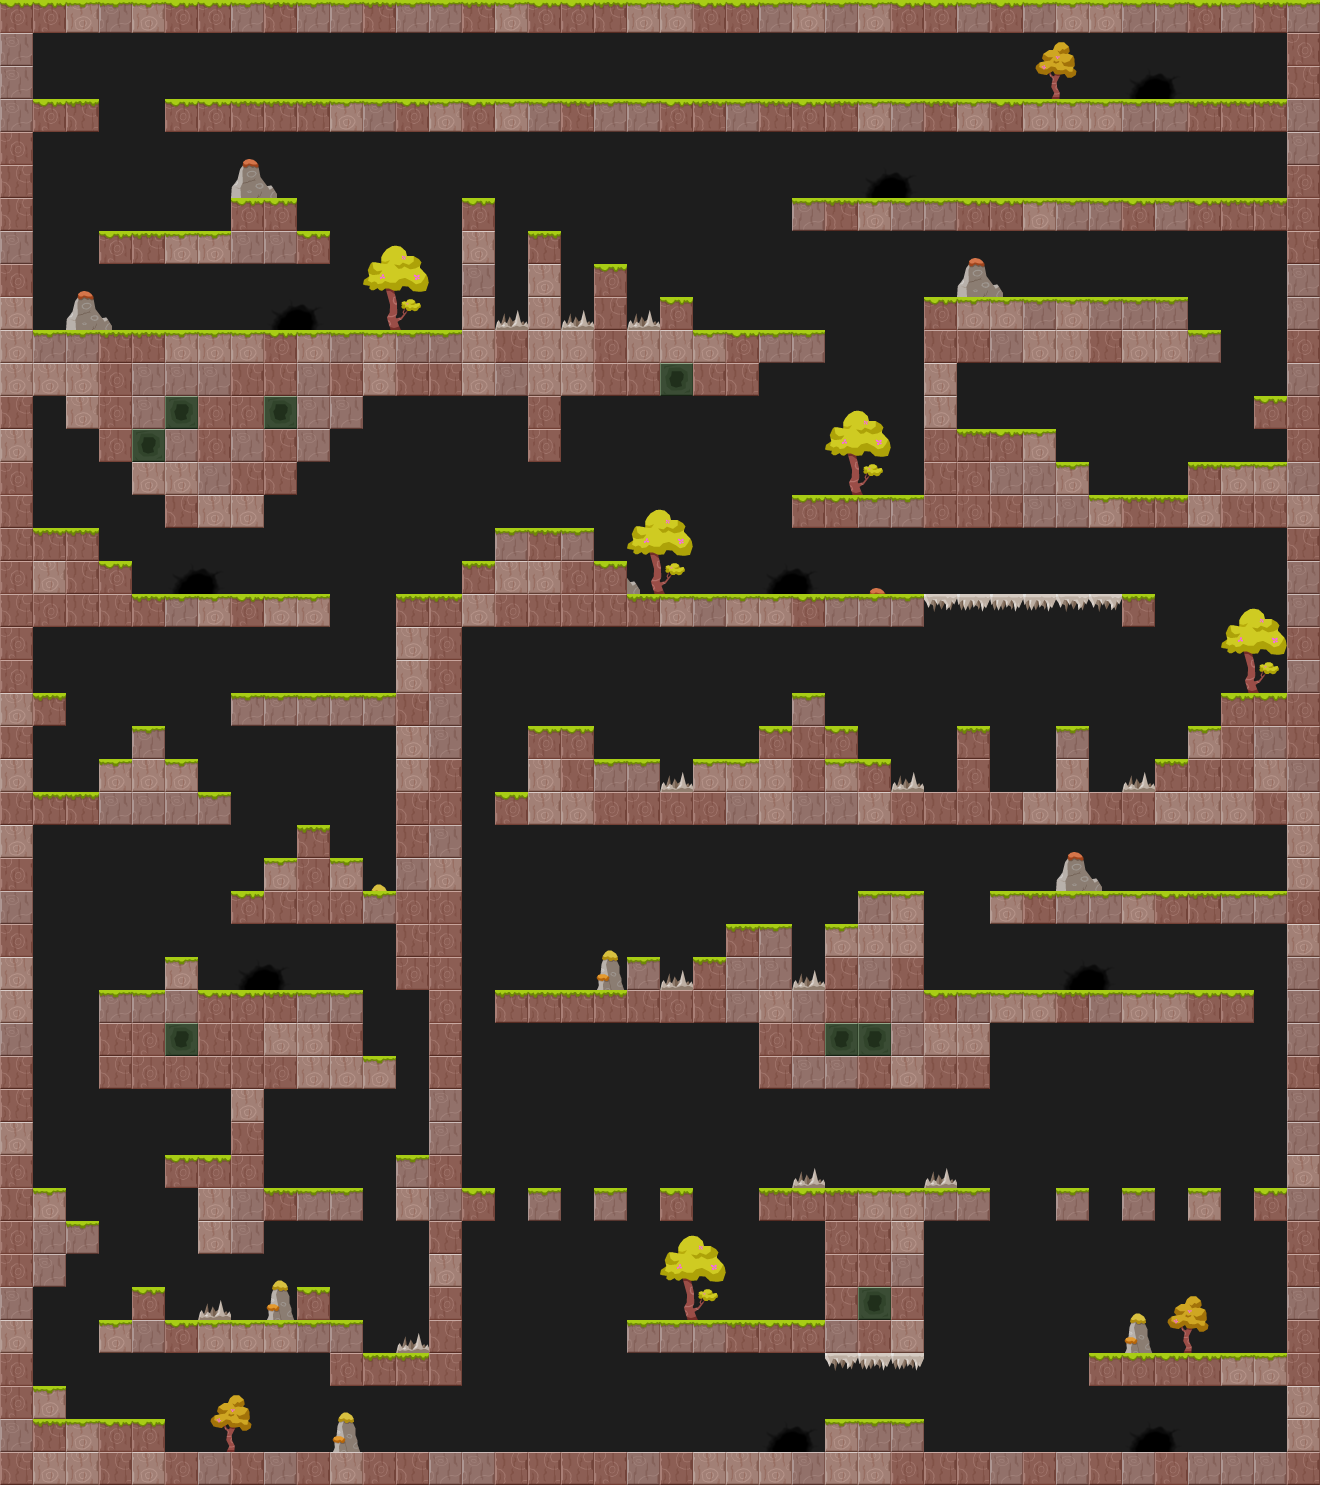

A 2D game scene composited from a Tiled map and its tileset images. What follows is a short description and the map's XML, with each tile layer's data collapsed to a summary:
An orthogonal 40x45 tile map with 33x33 px tiles, 4 tile layers (bg, deco background, layout, deco foreground) and 160 objects (96x citrus.objects.platformer.box2d.Platform, 29x citrus.objects.CitrusSprite, 13x space_digger.Seam, 9x space_digger.enemies.SpawnSpot, 7x citrus.objects.platformer.box2d.Sensor, ...).

<map version="1.0" orientation="orthogonal" width="40" height="45" tilewidth="33" tileheight="33" backgroundcolor="#1d1d1d">
 <tileset firstgid="1" name="tileset_forest" tilewidth="33" tileheight="33">
  <image source="../tilesets/tileset_forest.png" width="297" height="132" />
  <tile id="12">
   <properties>
    <property name="" value="" />
   </properties>
  </tile>
 </tileset>
 <layer name="bg" width="40" height="45">
  <properties>
   <property name="group" value="0" />
  </properties>
  <data>[1800 cells, 0 non-empty, 0 distinct tile ids]</data>
 </layer>
 <layer name="deco background" width="40" height="45">
  <data>[1800 cells, 18 non-empty, 2 distinct tile ids]</data>
 </layer>
 <objectgroup color="#ffff00" name="animated decoration bg" width="40" height="45">
  <properties>
   <property name="group" value="0" />
  </properties>
  <object type="citrus.objects.CitrusSprite" x="363" y="132">
   <properties>
    <property name="view" value="Liana1_forest" />
   </properties>
   <ellipse />
  </object>
  <object type="citrus.objects.CitrusSprite" x="330" y="396">
   <properties>
    <property name="view" value="Liana1_forest" />
   </properties>
   <ellipse />
  </object>
  <object type="citrus.objects.CitrusSprite" x="519" y="622">
   <properties>
    <property name="view" value="Liana1_forest" />
   </properties>
   <ellipse />
  </object>
  <object type="citrus.objects.CitrusSprite" x="1010" y="229">
   <properties>
    <property name="view" value="Liana1_forest" />
   </properties>
   <ellipse />
  </object>
  <object type="citrus.objects.CitrusSprite" x="48" y="815">
   <properties>
    <property name="view" value="Liana1_forest" />
   </properties>
   <ellipse />
  </object>
  <object type="citrus.objects.CitrusSprite" x="545" y="132">
   <properties>
    <property name="view" value="Liana2_forest" />
   </properties>
   <ellipse />
  </object>
  <object type="citrus.objects.CitrusSprite" x="322" y="378">
   <properties>
    <property name="view" value="Liana2_forest" />
   </properties>
   <ellipse />
  </object>
  <object type="citrus.objects.CitrusSprite" x="743" y="803">
   <properties>
    <property name="view" value="Liana2_forest" />
   </properties>
   <ellipse />
  </object>
  <object type="citrus.objects.CitrusSprite" x="610" y="1189">
   <properties>
    <property name="view" value="Flor1_forest" />
   </properties>
   <ellipse />
  </object>
  <object type="citrus.objects.CitrusSprite" x="544" y="802">
   <properties>
    <property name="view" value="Liana3_forest" />
   </properties>
   <ellipse />
  </object>
  <object type="citrus.objects.CitrusSprite" x="84" y="617">
   <properties>
    <property name="view" value="Liana3_forest" />
   </properties>
   <ellipse />
  </object>
  <object type="citrus.objects.CitrusSprite" x="449" y="392">
   <properties>
    <property name="view" value="Liana3_forest" />
   </properties>
   <ellipse />
  </object>
  <object type="citrus.objects.CitrusSprite" x="612" y="130">
   <properties>
    <property name="view" value="Liana3_forest" />
   </properties>
   <ellipse />
  </object>
  <object type="citrus.objects.CitrusSprite" x="618" y="391">
   <properties>
    <property name="view" value="Liana2_forest" />
   </properties>
   <ellipse />
  </object>
  <object type="citrus.objects.CitrusSprite" x="774" y="331">
   <properties>
    <property name="view" value="Flor2_forest" />
   </properties>
   <ellipse />
  </object>
  <object type="citrus.objects.CitrusSprite" x="1133" y="592">
   <properties>
    <property name="view" value="Flor2_forest" />
   </properties>
   <ellipse />
  </object>
  <object type="citrus.objects.CitrusSprite" x="1199" y="460">
   <properties>
    <property name="view" value="Flor2_forest" />
   </properties>
   <ellipse />
  </object>
  <object type="citrus.objects.CitrusSprite" x="196" y="231">
   <properties>
    <property name="view" value="Flor2_forest" />
   </properties>
   <ellipse />
  </object>
  <object type="citrus.objects.CitrusSprite" x="526" y="992">
   <properties>
    <property name="view" value="Flor2_forest" />
   </properties>
   <ellipse />
  </object>
  <object type="citrus.objects.CitrusSprite" x="112" y="1420">
   <properties>
    <property name="view" value="Flor2_forest" />
   </properties>
   <ellipse />
  </object>
  <object type="citrus.objects.CitrusSprite" x="576" y="1452">
   <properties>
    <property name="view" value="Flor1_forest" />
   </properties>
   <ellipse />
  </object>
  <object type="citrus.objects.CitrusSprite" x="973" y="991">
   <properties>
    <property name="view" value="Flor1_forest" />
   </properties>
   <ellipse />
  </object>
  <object type="citrus.objects.CitrusSprite" x="870" y="893">
   <properties>
    <property name="view" value="Flor1_forest" />
   </properties>
   <ellipse />
  </object>
  <object type="citrus.objects.CitrusSprite" x="1201" y="726">
   <properties>
    <property name="view" value="Flor1_forest" />
   </properties>
   <ellipse />
  </object>
  <object type="citrus.objects.CitrusSprite" x="1139" y="494">
   <properties>
    <property name="view" value="Flor1_forest" />
   </properties>
   <ellipse />
  </object>
  <object type="citrus.objects.CitrusSprite" x="971" y="199">
   <properties>
    <property name="view" value="Flor1_forest" />
   </properties>
   <ellipse />
  </object>
  <object type="citrus.objects.CitrusSprite" x="480" y="200">
   <properties>
    <property name="view" value="Flor1_forest" />
   </properties>
   <ellipse />
  </object>
  <object type="citrus.objects.CitrusSprite" x="672" y="1336">
   <properties>
    <property name="view" value="Liana2_forest" />
   </properties>
   <ellipse />
  </object>
  <object name="sky" type="citrus.objects.CitrusSprite" x="644" y="-330" width="33" height="33">
   <properties>
    <property name="registration" value="center" />
    <property name="view" value="Sky_forest" />
   </properties>
   <ellipse />
  </object>
 </objectgroup>
 <layer name="layout" width="40" height="45">
  <properties>
   <property name="group" value="2" />
  </properties>
  <data>[1800 cells, 754 non-empty, 28 distinct tile ids]</data>
 </layer>
 <layer name="deco foreground" width="40" height="45">
  <properties>
   <property name="group" value="2" />
  </properties>
  <data>[1800 cells, 6 non-empty, 6 distinct tile ids]</data>
 </layer>
 <objectgroup name="platforms" width="40" height="45">
  <properties>
   <property name="group" value="2" />
  </properties>
  <object type="citrus.objects.platformer.box2d.Platform" x="0" y="0" width="33" height="1485" />
  <object type="citrus.objects.platformer.box2d.Platform" x="1287" y="0" width="33" height="1485" />
  <object type="citrus.objects.platformer.box2d.Platform" x="33" y="0" width="1254" height="33" />
  <object type="citrus.objects.platformer.box2d.Platform" x="33" y="99" width="66" height="33" />
  <object type="citrus.objects.platformer.box2d.Platform" x="165" y="99" width="1122" height="33" />
  </objectgroup>
 <objectgroup color="#ff5500" name="breakable blocks" width="40" height="45">
  <!-- 4 objects omitted --></objectgroup>
 <objectgroup color="#5500ff" name="player &amp; exit" width="40" height="45">
  <!-- 3 objects omitted --></objectgroup>
 <objectgroup color="#00aa00" name="seams" width="40" height="45">
  <properties>
   <property name="view" value="Seam_forest" />
  </properties>
  <!-- 13 objects omitted --></objectgroup>
 <objectgroup color="#ff0000" name="enemies" width="40" height="45">
  <properties>
   <property name="group" value="1" />
  </properties>
  <!-- 9 objects omitted --></objectgroup>
 <objectgroup color="#ff557f" name="enemy limits" width="40" height="45">
  <!-- 6 objects omitted --></objectgroup>
</map>
<!-- 126 of 160 objects omitted -->
